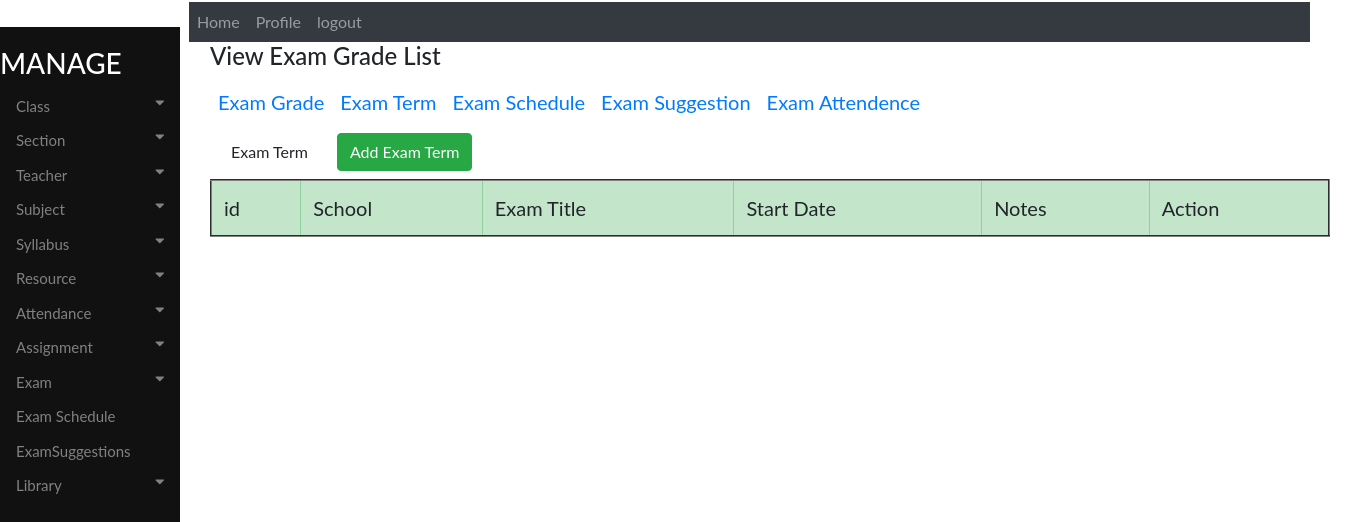
The page /accounts/viewexamterm on the database as committed earlier.
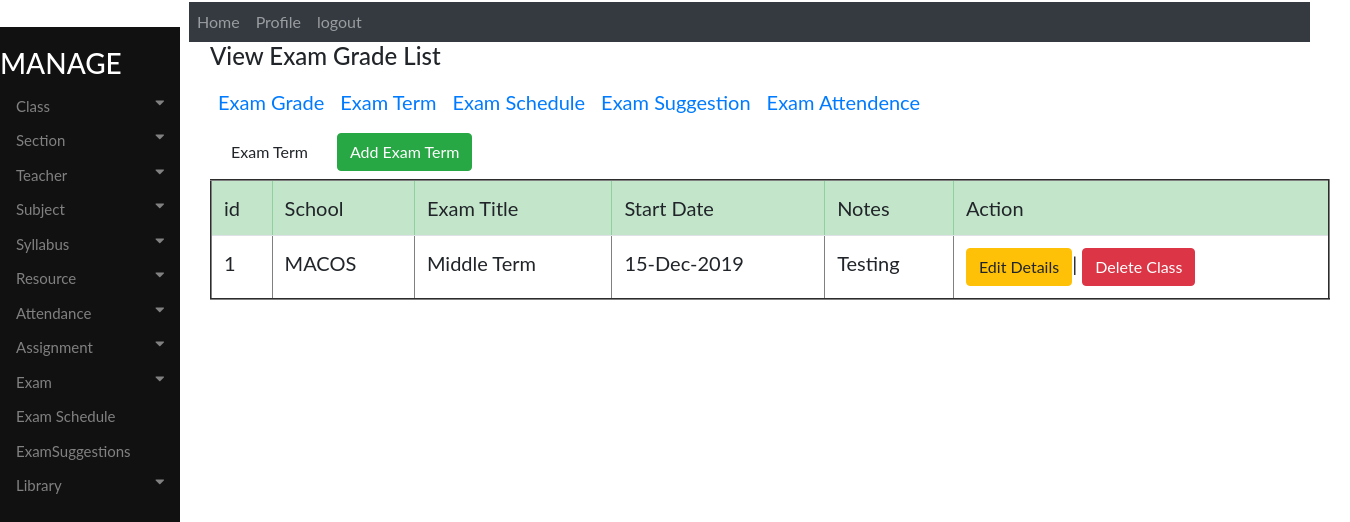
The same page on the database as committed later.
### accounts/models.py (models this page shows, shortened)
class ExamTerm(models.Model):
    School = models.CharField(max_length=130)
    ExamTitle =  models.CharField(max_length=130)
    StartDate = models.CharField(max_length=130)
    Notes =  models.TextField(max_length=200, blank=True)

### accounts/views.py (the view)
def viewexamterm(request):
    all_info = ExamTerm.objects.all()
    context={'all_info':all_info}
    return render(request, 'accounts/viewexamterm.html', context)

### accounts/templates/accounts/viewexamterm.html
{% extends 'base.html' %}
{% block body %}
<div class="container" style="margin-left: 200px;font-size: 20px; padding: 0px 10px;">
<h4>View Exam Grade List</h4>
<nav class="nav navbar-expand">
  <ul class="navbar-nav mr-auto">
    <li class="nav-item">
    <a class="nav-link" href="{% url 'viewexamgrade' %}">Exam Grade</a>
    </li>
    <li class="nav-item">
    <a class="nav-link" href="{% url 'viewexamterm' %}">Exam Term</a>
    </li>
    <li class="nav-item">
    <a class="nav-link" href="#">Exam Schedule</a>
    </li>
    <li class="nav-item">
    <a class="nav-link" href="#">Exam Suggestion</a>
    </li>
    <li class="nav-item">
    <a class="nav-link" href="#">Exam Attendence</a>
    </li>
  </ul>
</nav>
<nav class="nav navbar-expand" style="float:left">
  <ul class="navbar-nav mr-auto">
    <li class="nav-item">
      <a class="nav-link" href="#"><button class="btn btn-default">Exam Term</button></a>
    </li>
    <li class="nav-item">
      <a class="nav-link" href="{% url 'addexamterm' %}"><button class="btn btn-success">Add Exam Term</button></a>
    </li>
  </ul>
</nav>
<br>
<table class="table table-hover" border="2">
   <thead class="table-success">
    <tr>
         <td>id</td>
         <td>School</td>
         <td>Exam Title</td>
         <td>Start Date</td>
         <td>Notes</td>
         <td>Action</td>
     </tr>
   </thead>
   <tbody>
     {% if all_info %}
     {% for item in all_info %}
     <tr>
       <td>{{ item.id}}</td>
       <td>{{ item.School}}</td>
       <td>{{ item.ExamTitle}}</td>
       <td>{{ item.StartDate}}</td>
       <td>{{ item.Notes}}</td>
       <td><a href="{% url 'editexamterm' pk=item.id  %}" >
         <button class="btn btn-warning">Edit Details</button></a>|
         <a href="{% url 'deleteexamterm' pk=item.id %}" >
           <button class="btn btn-danger">Delete Class</button></a>
       </td>
        {% endfor %}
     </tr>
     {% endif %}
   </tbody>
</table>
</div>
{% endblock %}

Rows that differ between the two databases and show on the page:
added ExamTerm: id "1", School "MACOS", ExamTitle "Middle Term", StartDate "15-Dec-2019", Notes "Testing"
